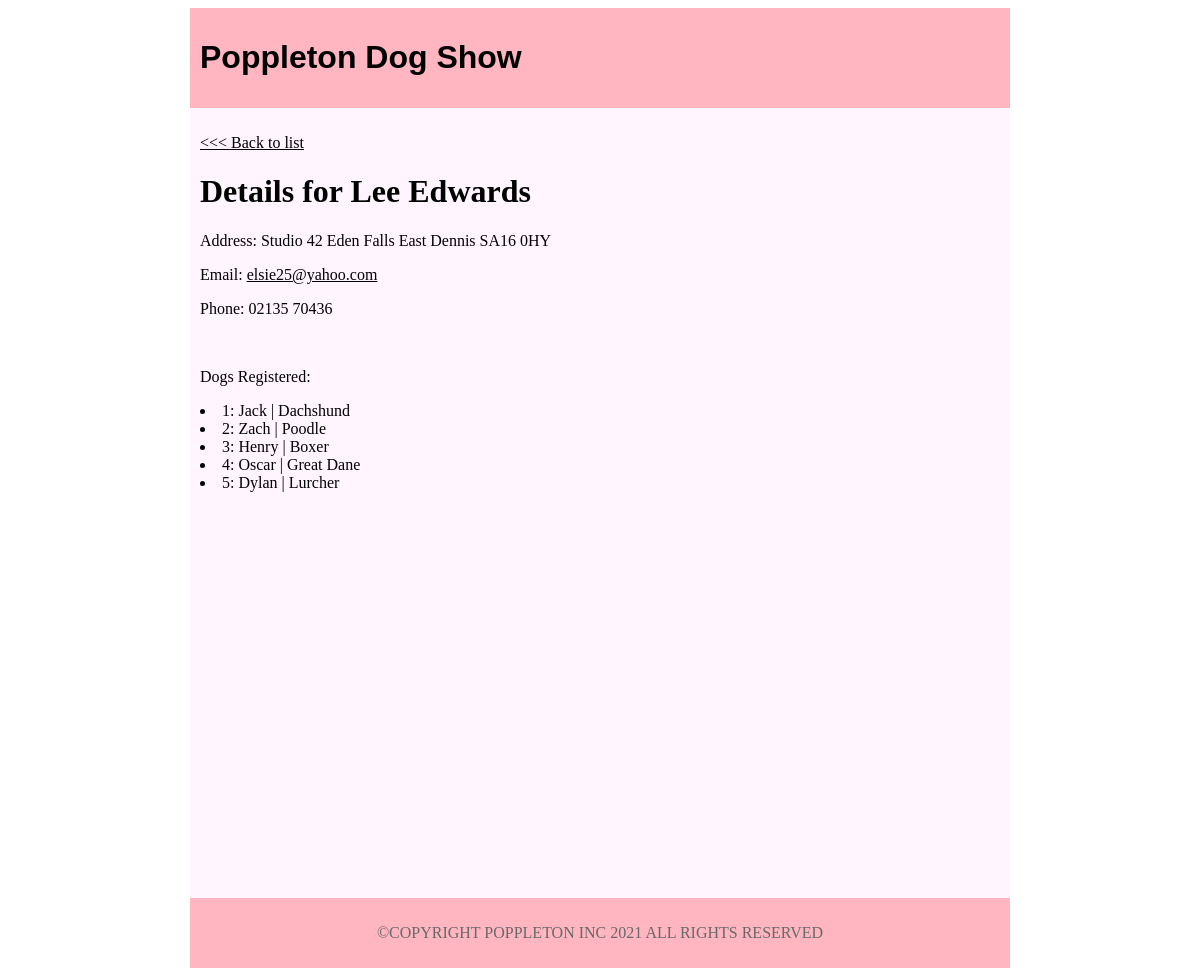
The app's page /owner_information.php?name=Lee Edwards with its own data.
### tables this page shows
CREATE TABLE `owners` (
  `id` bigint(20) UNSIGNED NOT NULL,
  `name` text NOT NULL,
  `address` text NOT NULL,
  `email` text NOT NULL,
  `phone` text NOT NULL
);

CREATE TABLE `dogs` (
  `id` bigint(20) UNSIGNED NOT NULL,
  `name` text NOT NULL,
  `breed_id` bigint(20) UNSIGNED NOT NULL,
  `owner_id` bigint(20) UNSIGNED NOT NULL
);

CREATE TABLE `breeds` (
  `id` bigint(20) UNSIGNED NOT NULL,
  `name` text NOT NULL
);

### owner_information.php (the view, shortened to what this page needs)
<?php
include "connect.php";
$selectedName=$_GET['name'];
$query = $conn->prepare("SELECT * FROM owners WHERE owners.name = :name;");
$query->bindValue(':name', $selectedName);
$query->execute();
$ownerDetails=$query->fetch();
$query2 = $conn->prepare("SELECT dogs.name, breeds.name AS breed_name FROM owners, dogs, breeds WHERE owners.name = :name AND dogs.owner_id = owners.id AND dogs.breed_id = breeds.id;");
$query2->bindValue(':name', $selectedName);
$query2->execute();
$listOfDogs=$query2->fetchAll();
?>
<div class="content">
	<p><a href="index.php"><<< Back to list</a></p>
	<?php
  	if($ownerDetails){
  		echo "<h1>Details for $selectedName</h1>";
		echo "<p>Address: {$ownerDetails['address']}</p>";
		echo "<p>Email:  <a href = 'mailto: '. $ownerDetails[email]>{$ownerDetails['email']}</a></p>";
		echo "<p>Phone: {$ownerDetails['phone']}</p> <br>";
		echo "<p>Dogs Registered: </p>";
		if($listOfDogs){
			$count = 1;
   			foreach ($listOfDogs as $dog) {
   				echo "<li>";
        		echo "$count: {$dog['name']} | {$dog['breed_name']}";
        		echo "</li>";
        		$count = $count + 1;
 			}
 		} else{
   		 echo "This owner has not registered any dogs";
 		}
	} else {
		echo "<p>We can't find any owners under this name.</p>";
	}
	?>
</div>
</body>
</html>

### records on screen
owners: address "Studio 42 Eden Falls East Dennis SA16 0HY", email "elsie25@yahoo.com", phone "02135 70436"
dogs: name "Jack", breed.name "Dachshund"
dogs: name "Zach", breed.name "Poodle"
dogs: name "Henry", breed.name "Boxer"
dogs: name "Oscar", breed.name "Great Dane"
dogs: name "Dylan", breed.name "Lurcher"

### other values on screen
$selectedName "Lee Edwards"
